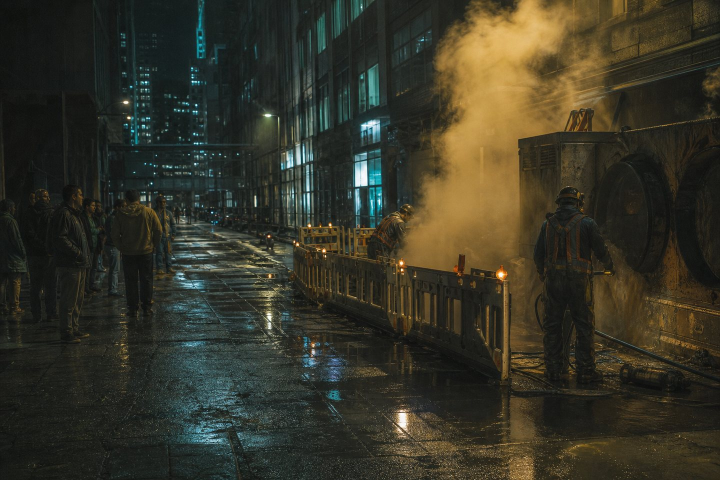
#> input picture shared-media/utility-corridor.jpg, 1440 x 960 px (shown at 1/2 size)
$ python -i build-content-pack-assets.py   (imports and definitions only)
#> lines starting #> are read from the running program, lines starting #| are printed output that depends on the picture
from __future__ import annotations

import argparse
import textwrap
from pathlib import Path

from PIL import Image, ImageDraw, ImageEnhance, ImageFont, ImageOps
from reportlab.lib.colors import Color, HexColor
from reportlab.lib.pagesizes import letter
from reportlab.pdfgen import canvas


# [17 lines left out: functions prepare_image, font, not called in this run]


def build_motion_loop(source: Image.Image, destination: Path) -> None:
    base = ImageOps.fit(source, (960, 640), method=Image.Resampling.LANCZOS)
    frames: list[Image.Image] = []
    for index in range(32):
        zoom = 1 + index * 0.0008
        enlarged = base.resize((round(960 * zoom), round(640 * zoom)), Image.Resampling.LANCZOS)
        left = min(enlarged.width - 960, round(index * 0.45))
        top = min(enlarged.height - 640, round(index * 0.18))
        frame = enlarged.crop((left, top, left + 960, top + 640))
        frame = ImageEnhance.Contrast(frame).enhance(1.05)

        if index in (11, 12, 25):
            band_y = 170 + (index % 3) * 80
            band = frame.crop((0, band_y, 960, band_y + 34))
            shifted = Image.new("RGB", (960, 34), "#111111")
            shifted.paste(band.crop((22, 0, 960, 34)), (0, 0))
            shifted.paste(band.crop((0, 0, 22, 34)), (938, 0))
            frame.paste(shifted, (0, band_y))

        overlay = Image.new("RGBA", frame.size, (0, 0, 0, 0))
        draw = ImageDraw.Draw(overlay)
        for y in range(0, 640, 5):
            draw.line((0, y, 960, y), fill=(0, 0, 0, 26), width=1)
        draw.rectangle((18, 16, 390, 54), fill=(0, 0, 0, 155))
        draw.text((30, 24), "CAM 04 // SOUTH LOOP // PUBLIC FEED", font=font(18, True), fill=(235, 245, 238, 255))
        draw.rectangle((718, 575, 942, 621), fill=(0, 0, 0, 165))
        seconds = 11 + index // 8
        draw.text((735, 586), f"23:14:{seconds:02d}  07.29.45", font=font(18, True), fill=(255, 214, 92, 255))
        if index % 16 < 8:
            draw.ellipse((24, 586, 38, 600), fill=(235, 52, 62, 255))
            draw.text((47, 579), "FIELD ARCHIVE", font=font(18, True), fill=(245, 245, 240, 255))
        frame = Image.alpha_composite(frame.convert("RGBA"), overlay).convert("RGB")
        frames.append(frame)

    destination.parent.mkdir(parents=True, exist_ok=True)
    frames[0].save(
        destination,
        "WEBP",
        save_all=True,
        append_images=frames[1:],
        duration=125,
        loop=0,
        quality=72,
        method=6,
    )


def wrapped_lines(text: str, width: int) -> list[str]:
    return textwrap.wrap(text, width=width, break_long_words=False, break_on_hyphens=False)


# [496 lines left out: functions draw_paragraph, draw_bullets, draw_text, draw_checklist, build_civic_pdf, build_danger_gal_pdf and 6 more, not called in this run]


PDF_SPECS = [
    {
        "filename": "nc-civicnet-utility-advisory.pdf",
        "organization": "Night City CivicNet",
        "code": "45-0730-UC",
        "title": "Utility Corridor Advisory",
        "subtitle": "South Loop temporary pedestrian diversion",
        "label": "Current public notice",
        "accent": "#175c7a",
        "intro": "A pressure-control component beneath the east sidewalk has been isolated after visible vapor and intermittent signal disruption. No evacuation order is active.",
        "timeline": [
            {"time": "22:51", "event": "First public report of visible vapor received."},
            {"time": "23:06", "event": "Intermittent local signal disruption confirmed."},
            {"time": "23:33", "event": "Pressure-control component isolated by repair crew."},
            {"time": "23:47", "event": "Air reading returned to published neighborhood baseline."},
        ],
        "instructions": [
            "Use the marked west-side crossing and remain outside contractor barriers.",
            "Report persistent odor, vapor outside the marked area, or medical symptoms.",
            "Water, power, and transit remain available under temporary controls.",
        ],
        "footer": "Publication does not guarantee continuing accuracy, contractor availability, or district enforcement. Superseded notices may contain an incorrect neighboring district code.",
    },
    {
        "filename": "danger-gal-credential-checklist.pdf",
        "organization": "Danger Gal",
        "code": "DG-45-0730",
        "title": "Visitor Verification Checklist",
        "subtitle": "Residential contractor and auditor impersonation",
        "label": "Public safety release",
        "accent": "#c8202f",
        "intro": "A uniform, badge, scanner, or accurate description of a local service problem does not independently establish a visitor's identity or authority.",
        "steps": [
            {"prompt": "Keep the barrier closed", "action": "Request a name, organization, and work-order number."},
            {"prompt": "Find an independent contact", "action": "Use a trusted public record, not information supplied at the door."},
            {"prompt": "Confirm both records", "action": "A known dispatcher must verify the visitor and exact service order."},
            {"prompt": "Refuse unconfirmed access", "action": "Do not surrender credentials, tokens, fobs, or resident information."},
            {"prompt": "Record the outcome", "action": "Preserve original footage and the claimed details offline."},
        ],
        "departure_note": "Leaving after verification is requested does not prove criminal intent. It does end the immediate access request.",
        "preserve": ["Arrival time and clothing", "Vehicle and claimed organization", "Unmodified hallway footage"],
        "footer": "This checklist is general public guidance. It does not establish representation, prove criminal intent, or guarantee an individual response.",
    },
    {
        "filename": "rook-contract-safety-card.pdf",
        "organization": "Rent-A-Samurai // Rook's Board",
        "code": "BOARD FILE 09",
        "title": "Safe Contracting Card",
        "subtitle": "Questions to answer before the meetup",
        "label": "Independent board guidance",
        "accent": "#d8891e",
        "intro": "A public brief is an invitation to verify the work. It is not proof that the client, objective, payment, or stated danger is real.",
        "questions": [
            {"label": "Client", "prompt": "Can the client be confirmed through an independent channel?"},
            {"label": "Objective", "prompt": "What exact condition completes the work?"},
            {"label": "Site", "prompt": "Who controls it, and who may oppose entry?"},
            {"label": "Pay", "prompt": "Are total, shares, expenses, and escrow recorded?"},
            {"label": "Support", "prompt": "Who owns transport, medical, and communications?"},
            {"label": "Exit", "prompt": "What discovery ends the contract immediately?"},
        ],
        "walk_away": "Undisclosed corporate interest, civilian harm, a material change in danger, or a client who will not define completion.",
        "footer": "Board screening catches known patterns; it does not certify legality, solvency, accuracy, or survival.",
    },
    {
        "filename": "trauma-team-response-notice.pdf",
        "organization": "Trauma Team International",
        "code": "NC-RD-0730",
        "title": "Member Readiness Review",
        "subtitle": "Quarterly identity, medical, and access check",
        "label": "Night City regional division",
        "accent": "#db272c",
        "intro": "Five minutes spent reviewing member information can prevent avoidable verification and access delays during a future response.",
        "phases": [
            {"heading": "Identity", "items": ["Primary address", "Emergency contacts", "Employer sponsor"]},
            {"heading": "Medical", "items": ["Implanted devices", "Major allergies", "Receiving facility"]},
            {"heading": "Access", "items": ["Frequent locations", "Property liaison", "Current entry notes"]},
        ],
        "protected": "Use this field for supported access arrangements and approved building-liaison details.",
        "never_store": "Live door codes, credentials, or unrelated resident records.",
        "footer": "Updating member information does not change plan terms, service tier, response guarantees, billing, or regional availability.",
    },
    {
        "filename": "militech-access-control-brief.pdf",
        "organization": "Militech Security Solutions",
        "code": "PUBLIC NOTE 07",
        "title": "Access-Control Brief",
        "subtitle": "Verify the work order, not the uniform",
        "label": "Public intelligence note",
        "accent": "#9c8138",
        "intro": "Commercial clothing, badges, scanners, and service language can reproduce the appearance of legitimate authority. Presented credentials should support trust, not create it.",
        "matrix": [
            {"vector": "False work order", "indicator": "Record exists only on visitor device.", "control": "Generate and verify the order inside the property system."},
            {"vector": "Borrowed identity", "indicator": "Badge data cannot be confirmed by known dispatch.", "control": "Confirm vendor and individual through an independent contact."},
            {"vector": "Urgency pressure", "indicator": "Visitor discourages calls or demands immediate entry.", "control": "Provide a refusal path and escalate without confrontation."},
            {"vector": "Venue ambiguity", "indicator": "No single authority owns exits, vendors, and shutdown.", "control": "Name one stop-operations lead before public opening."},
        ],
        "authority": "One named person must be able to deny entry or stop operations without seeking approval from the visitor.",
        "footer": "This note is public educational material and does not disclose client operations, active deployments, or a contracted security assessment.",
    },
    {
        "filename": "night-market-vendor-card.pdf",
        "organization": "Night City Temporary Commerce Desk",
        "code": "VND-TEMP-4",
        "title": "Temporary Market Safety Card",
        "subtitle": "A small checklist for rotating venues",
        "label": "Informational copy // Not a permit",
        "accent": "#8b5b24",
        "intro": "A moving market still needs clear exits, safe power, sanitation, medical access, and a person who can stop operations.",
        "phases": [
            {"heading": "Open", "items": ["Clear fire lanes and exits.", "Separate heat, fuel, and batteries.", "Mark first aid and lost-person points."]},
            {"heading": "Operate", "items": ["Keep aisles and access routes open.", "Route power away from wet paths.", "Give every vendor the stop signal."]},
            {"heading": "Close", "items": ["Remove waste, tape, wire, and signs.", "Photograph damage or hazards.", "Confirm the next host before posting."]},
        ],
        "footer": "Submitting or carrying this card does not create a permit, reserve an inspection, authorize property use, or prevent district enforcement.",
    },
    {
        "filename": "elflines-community-meetup-card.pdf",
        "organization": "Elflines Online Unofficial Hub",
        "code": "COMMUNITY SCROLL 3",
        "title": "Offline Meetup Card",
        "subtitle": "Bring your build, not your login",
        "label": "Player-run community guidance",
        "accent": "#3f7d4a",
        "intro": "Offline gatherings can be excellent. Account theft, untested mods, inaccessible venues, and unidentified food should remain online-only problems.",
        "original_post": {
            "heading": "What should the guild bring offline?",
            "body": "Bring builds, painted tokens, controllers, dice, and food labels. Leave account credentials, live access shards, and unverified mods at home. The venue has step-free access from the west transit stop.",
            "tag": "EDIT: visible volunteers will wear green guild ribbons.",
        },
        "replies": [
            {"user": "Mod_Windkin", "body": "Pinned reminder: all game-market exchanges stay inside official systems."},
            {"user": "DiceGoblin77", "body": "I will run the lost-party meeting point beside the tea table."},
            {"user": "HexAndSnacks", "body": "Food cards will list ingredients; ask before photographing community art."},
        ],
        "footer": "This hub is unofficial and cannot restore accounts, items, rankings, currency, dignity, or the six hours lost to an avoidable raid argument.",
    },
]


# [34 lines left out: function main, not called in this run]


# [2 lines not run here, left out]

>>> import cv2
>>> picture = cv2.imread('../shared-media/utility-corridor.jpg', cv2.IMREAD_GRAYSCALE)
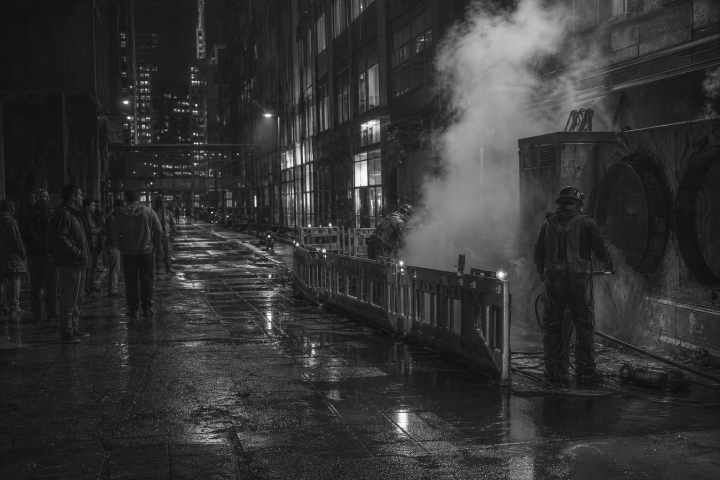
#> picture: shape (960, 1440) (shown at 1/2 size); min 0, max 255, mean 51.7
>>> result = build_motion_loop(picture, 'out.png')
#> (the run stopped early here; a loop or call above may not have finished)
